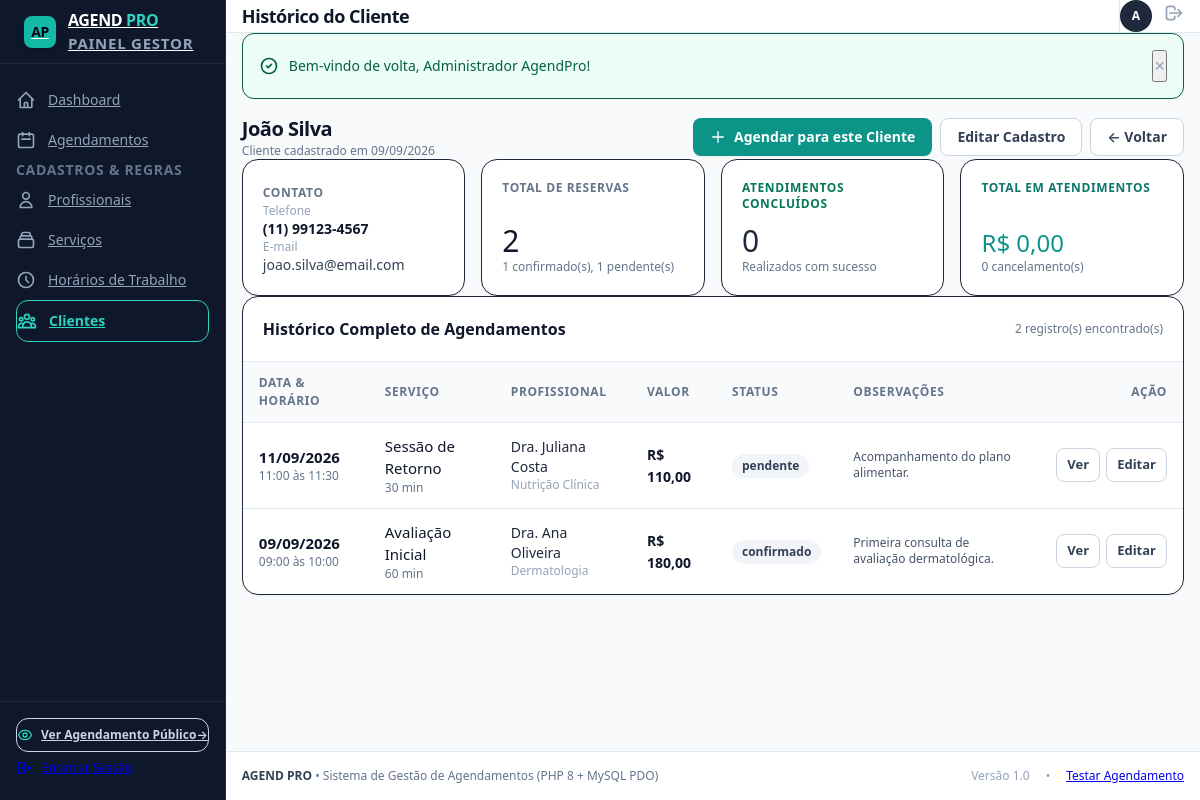
/admin/clientes/visualizar.php?id=1 (signed in), run on the app's committed database.
### tables this page shows
CREATE TABLE IF NOT EXISTS `clientes` (
  `id` INT AUTO_INCREMENT PRIMARY KEY,
  `nome` VARCHAR(100) NOT NULL,
  `email` VARCHAR(150) NULL DEFAULT NULL,
  `telefone` VARCHAR(20) NOT NULL,
  `created_at` TIMESTAMP DEFAULT CURRENT_TIMESTAMP,
  `updated_at` TIMESTAMP DEFAULT CURRENT_TIMESTAMP ON UPDATE CURRENT_TIMESTAMP,
  INDEX `idx_cliente_email` (`email`),
  INDEX `idx_cliente_telefone` (`telefone`)
);

CREATE TABLE IF NOT EXISTS `agendamentos` (
  `id` INT AUTO_INCREMENT PRIMARY KEY,
  `cliente_id` INT NOT NULL,
  `profissional_id` INT NOT NULL,
  `servico_id` INT NOT NULL,
  `data` DATE NOT NULL,
  `hora_inicio` TIME NOT NULL,
  `hora_fim` TIME NOT NULL,
  `status` ENUM('pendente', 'confirmado', 'concluido', 'cancelado') NOT NULL DEFAULT 'pendente',
  `observacao` TEXT NULL,
  `created_at` TIMESTAMP DEFAULT CURRENT_TIMESTAMP,
  `updated_at` TIMESTAMP DEFAULT CURRENT_TIMESTAMP ON UPDATE CURRENT_TIMESTAMP,
  CONSTRAINT `fk_ag_cliente` FOREIGN KEY (`cliente_id`)
    REFERENCES `clientes` (`id`) ON DELETE RESTRICT ON UPDATE CASCADE,
  CONSTRAINT `fk_ag_profissional` FOREIGN KEY (`profissional_id`)
    REFERENCES `profissionais` (`id`) ON DELETE RESTRICT ON UPDATE CASCADE,
  CONSTRAINT `fk_ag_servico` FOREIGN KEY (`servico_id`)
    REFERENCES `servicos` (`id`) ON DELETE RESTRICT ON UPDATE CASCADE,
  INDEX `idx_ag_prof_data_status` (`profissional_id`, `data`, `status`),
  INDEX `idx_ag_data` (`data`),
  INDEX `idx_ag_status` (`status`),
  INDEX `idx_ag_cliente` (`cliente_id`)
);

CREATE TABLE IF NOT EXISTS `servicos` (
  `id` INT AUTO_INCREMENT PRIMARY KEY,
  `nome` VARCHAR(100) NOT NULL,
  `descricao` TEXT NULL,
  `duracao_minutos` INT NOT NULL,
  `preco` DECIMAL(10,2) NOT NULL,
  `ativo` TINYINT(1) NOT NULL DEFAULT 1,
  `created_at` TIMESTAMP DEFAULT CURRENT_TIMESTAMP,
  `updated_at` TIMESTAMP DEFAULT CURRENT_TIMESTAMP ON UPDATE CURRENT_TIMESTAMP,
  INDEX `idx_servico_ativo` (`ativo`)
);

CREATE TABLE IF NOT EXISTS `profissionais` (
  `id` INT AUTO_INCREMENT PRIMARY KEY,
  `nome` VARCHAR(100) NOT NULL,
  `email` VARCHAR(150) NOT NULL,
  `telefone` VARCHAR(20) NOT NULL,
  `especialidade` VARCHAR(100) NOT NULL,
  `ativo` TINYINT(1) NOT NULL DEFAULT 1,
  `created_at` TIMESTAMP DEFAULT CURRENT_TIMESTAMP,
  `updated_at` TIMESTAMP DEFAULT CURRENT_TIMESTAMP ON UPDATE CURRENT_TIMESTAMP,
  INDEX `idx_prof_ativo` (`ativo`),
  INDEX `idx_prof_nome` (`nome`)
);

### admin/clientes/visualizar.php (the view, shortened to what this page needs)
<?php
require_once __DIR__ . '/../../includes/functions.php';
$pdo = getDBConnection();
$id = (int)($_GET['id'] ?? 0);
$stmt = $pdo->prepare("SELECT * FROM `clientes` WHERE id = :id LIMIT 1");
$stmt->execute([':id' => $id]);
$cliente = $stmt->fetch();
$sqlAg = "SELECT
            a.id,
            a.data,
            a.hora_inicio,
            a.hora_fim,
            a.status,
            a.observacao,
            a.created_at,
            p.nome AS profissional_nome,
            p.especialidade AS profissional_especialidade,
            s.nome AS servico_nome,
            s.duracao_minutos,
            s.preco
          FROM `agendamentos` a
          INNER JOIN `profissionais` p ON a.profissional_id = p.id
          INNER JOIN `servicos` s ON a.servico_id = s.id
          WHERE a.cliente_id = :cliente_id
          ORDER BY a.data DESC, a.hora_inicio DESC";
$stmtAg = $pdo->prepare($sqlAg);
$stmtAg->execute([':cliente_id' => $id]);
$historico = $stmtAg->fetchAll();
$totalAg = count($historico);
$concluidos = 0;
$pendentes = 0;
$cancelados = 0;
$confirmados = 0;
$totalInvestido = 0.0;
foreach ($historico as $h) {
    if ($h['status'] === 'concluido') {
        $concluidos++;
        $totalInvestido += (float)$h['preco'];
    } elseif ($h['status'] === 'pendente') {
        $pendentes++;
    } elseif ($h['status'] === 'confirmado') {
        $confirmados++;
    } elseif ($h['status'] === 'cancelado') {
        $cancelados++;
    }
}
include __DIR__ . '/../../includes/header.php';
?>
<div class="space-y-6">
    <div class="flex flex-col sm:flex-row sm:items-center justify-between gap-4">
        <div>
            <h2 class="text-xl font-bold text-slate-900 tracking-tight"><?= sanitize($cliente['nome']) ?></h2>
            <p class="text-xs text-slate-500 mt-0.5">Cliente cadastrado em <?= formatDate($cliente['created_at']) ?></p>
        </div>
        <div class="flex items-center gap-2">
            <a href="/admin/agendamentos/criar.php?cliente_id=<?= $id ?>" class="btn btn-primary text-sm shadow-sm">
                <svg class="w-4 h-4" fill="none" stroke="currentColor" viewBox="0 0 24 24">
                    <path stroke-linecap="round" stroke-linejoin="round" stroke-width="2" d="M12 4v16m8-8H4"></path>
                </svg>
                <span>Agendar para este Cliente</span>
            </a>
            <a href="/admin/clientes/editar.php?id=<?= $id ?>" class="btn btn-secondary text-sm">
                Editar Cadastro
            </a>
            <a href="/admin/clientes/index.php" class="btn btn-secondary text-sm">
                &larr; Voltar
            </a>
        </div>
    </div>
    <div class="grid grid-cols-1 md:grid-cols-4 gap-4">
        <div class="bg-white p-5 rounded-2xl border border-slate-200/80 shadow-sm space-y-3">
            <span class="text-xs font-semibold uppercase tracking-wider text-slate-500">Contato</span>
            <div class="space-y-1 text-sm">
                <div>
                    <span class="text-xs text-slate-400 block">Telefone</span>
                    <span class="font-bold text-slate-900"><?= sanitize($cliente['telefone']) ?></span>
                </div>
                <div>
                    <span class="text-xs text-slate-400 block">E-mail</span>
                    <span class="font-medium text-slate-700"><?= sanitize($cliente['email'] ?: 'Não informado') ?></span>
                </div>
            </div>
        </div>
        <div class="bg-white p-5 rounded-2xl border border-slate-200/80 shadow-sm flex flex-col justify-between">
            <span class="text-xs font-semibold uppercase tracking-wider text-slate-500">Total de Reservas</span>
            <div>
                <div class="text-3xl font-extrabold text-slate-900"><?= $totalAg ?></div>
                <div class="text-xs text-slate-500 mt-0.5"><?= $confirmados ?> confirmado(s), <?= $pendentes ?> pendente(s)</div>
            </div>
        </div>
        <div class="bg-white p-5 rounded-2xl border border-slate-200/80 shadow-sm flex flex-col justify-between">
            <span class="text-xs font-semibold uppercase tracking-wider text-emerald-700">Atendimentos Concluídos</span>
            <div>
                <div class="text-3xl font-extrabold text-emerald-600"><?= $concluidos ?></div>
                <div class="text-xs text-slate-500 mt-0.5">Realizados com sucesso</div>
            </div>
        </div>
        <div class="bg-white p-5 rounded-2xl border border-slate-200/80 shadow-sm flex flex-col justify-between">
            <span class="text-xs font-semibold uppercase tracking-wider text-teal-700">Total em Atendimentos</span>
            <div>
                <div class="text-2xl font-extrabold text-teal-600"><?= formatMoney($totalInvestido) ?></div>
                <div class="text-xs text-slate-500 mt-0.5"><?= $cancelados ?> cancelamento(s)</div>
            </div>
        </div>
    </div>
    <div class="bg-white rounded-2xl border border-slate-200/80 shadow-sm overflow-hidden">
        <div class="p-5 border-b border-slate-200 flex items-center justify-between">
            <h3 class="font-bold text-slate-900 text-base">Histórico Completo de Agendamentos</h3>
            <span class="text-xs text-slate-500"><?= $totalAg ?> registro(s) encontrado(s)</span>
        </div>
        <div class="table-responsive">
            <table>
                <thead>
                    <tr>
                        <th>Data & Horário</th>
                        <th>Serviço</th>
                        <th>Profissional</th>
                        <th>Valor</th>
                        <th>Status</th>
                        <th>Observações</th>
                        <th class="text-right">Ação</th>
                    </tr>
                </thead>
                <tbody>
                    <?php if (empty($historico)): ?>
                        <tr>
                            <td colspan="7" class="text-center py-10 text-slate-400">
                                Nenhum agendamento registrado para este cliente até o momento.
                            </td>
                        </tr>
                    <?php else: ?>
                        <?php foreach ($historico as $item): ?>
                            <tr>
                                <td>
                                    <div class="font-semibold text-slate-900">
                                        <?= formatDate($item['data']) ?>
                                    </div>
                                    <div class="text-xs text-slate-500">
                                        <?= formatTime($item['hora_inicio']) ?> às <?= formatTime($item['hora_fim']) ?>
                                    </div>
                                </td>
                                <td>
                                    <div class="font-medium text-slate-900"><?= sanitize($item['servico_nome']) ?></div>
                                    <div class="text-xs text-slate-500"><?= $item['duracao_minutos'] ?> min</div>
                                </td>
                                <td>
                                    <div class="text-sm font-medium text-slate-800"><?= sanitize($item['profissional_nome']) ?></div>
                                    <div class="text-xs text-slate-400"><?= sanitize($item['profissional_especialidade']) ?></div>
                                </td>
                                <td>
                                    <span class="font-semibold text-slate-900 text-sm">
                                        <?= formatMoney((float)$item['preco']) ?>
                                    </span>
                                </td>
                                <td>
                                    <?= getStatusBadge($item['status']) ?>
                                </td>
                                <td class="max-w-xs">
                                    <span class="text-xs text-slate-600 block truncate" title="<?= sanitize($item['observacao'] ?? '') ?>">
                                        <?= sanitize($item['observacao'] ?: '-') ?>
                                    </span>
                                </td>
                                <td class="text-right">
                                    <div class="flex items-center justify-end gap-1.5">
                                        <a href="/admin/agendamentos/visualizar.php?id=<?= $item['id'] ?>" class="btn btn-secondary btn-sm">
                                            Ver
                                        </a>
                                        <a href="/admin/agendamentos/editar.php?id=<?= $item['id'] ?>" class="btn btn-secondary btn-sm">
                                            Editar
                                        </a>
                                    </div>
                                </td>
                            </tr>
                        <?php endforeach; ?>
                    <?php endif; ?>
                </tbody>
            </table>
        </div>
    </div>
</div>
<?php include __DIR__ . '/../../includes/footer.php'; ?>

### includes/functions.php (shortened to what this page needs)
<?php
function sanitize(?string $value): string
{
    return htmlspecialchars(trim($value), ENT_QUOTES, 'UTF-8');
}
function formatDate(?string $date): string
{
    $timestamp = strtotime($date);
    return $timestamp ? date('d/m/Y', $timestamp) : $date;
}
function formatTime(?string $time): string
{
    return substr($time, 0, 5);
}
function formatMoney(float $amount): string
{
    return 'R$ ' . number_format($amount, 2, ',', '.');
}
function getStatusBadge(string $status): string
{
    $badges = [
        'pendente'   => '<span class="inline-flex items-center px-2.5 py-1 rounded-full text-xs font-semibold bg-amber-100 text-amber-800 border border-amber-300">Pendente</span>',
        'confirmado' => '<span class="inline-flex items-center px-2.5 py-1 rounded-full text-xs font-semibold bg-blue-100 text-blue-800 border border-blue-300">Confirmado</span>',
        'concluido'  => '<span class="inline-flex items-center px-2.5 py-1 rounded-full text-xs font-semibold bg-emerald-100 text-emerald-800 border border-emerald-300">Concluído</span>',
        'cancelado'  => '<span class="inline-flex items-center px-2.5 py-1 rounded-full text-xs font-semibold bg-rose-100 text-rose-800 border border-rose-300">Cancelado</span>',
    ];
    return $badges[$status] ?? '<span class="inline-flex items-center px-2.5 py-1 rounded-full text-xs font-semibold bg-slate-100 text-slate-700">' . sanitize($status) . '</span>';
}

### assets/css/style.css (style rules this page uses)
:root { --font-sans: system-ui, -apple-system, BlinkMacSystemFont, 'Segoe UI', Roboto, Helvetica, Arial, sans-serif; --color-primary: #0d9488; --color-primary-hover: #0f766e; --color-primary-light: #ccfbf1; --color-bg-dark: #0f172a; --color-card-dark: #1e293b; --color-border-dark: #334155; }
*, *::before, *::after { box-sizing: border-box; margin: 0; padding: 0; }
body { font-family: var(--font-sans); font-size: 15px; line-height: 1.5; color: #1e293b; background-color: #f8fafc; min-height: 100vh; -webkit-font-smoothing: antialiased; }
.flex { display: flex; }
.inline-flex { display: inline-flex; }
.grid { display: grid; }
.block { display: block; }
.flex-col { flex-direction: column; }
.items-center { align-items: center; }
.justify-between { justify-content: space-between; }
.justify-end { justify-content: flex-end; }
.gap-1\.5 { gap: 0.375rem; }
.gap-2 { gap: 0.5rem; }
.gap-4 { gap: 1rem; }
.grid-cols-1 { grid-template-columns: repeat(1, minmax(0, 1fr)); }
@media (min-width: 640px) { .sm\:flex-row { flex-direction: row; } }
@media (min-width: 768px) { .md\:grid-cols-4 { grid-template-columns: repeat(4, minmax(0, 1fr)); } }
.w-4 { width: 1rem; }
.h-4 { height: 1rem; }
.max-w-xs { max-width: 20rem; }
.min-h-screen { min-height: 100vh; }
.p-5 { padding: 1.25rem; }
.px-2\.5 { padding-left: 0.625rem; padding-right: 0.625rem; }
.py-1 { padding-top: 0.25rem; padding-bottom: 0.25rem; }
.border { border-width: 1px; border-style: solid; }
.border-b { border-bottom-width: 1px; border-bottom-style: solid; }
.rounded-2xl { border-radius: 1rem; }
.rounded-full { border-radius: 9999px; }
.bg-white { background-color: #ffffff; }
.bg-slate-50 { background-color: #f8fafc; }
.bg-slate-100 { background-color: #f1f5f9; }
.text-slate-400 { color: #94a3b8; }
.text-slate-500 { color: #64748b; }
.text-slate-600 { color: #475569; }
.text-slate-700 { color: #334155; }
.text-slate-800 { color: #1e293b; }
.text-slate-900 { color: #0f172a; }
.text-teal-600 { color: #0d9488; }
.text-teal-700 { color: #0f766e; }
.text-emerald-700 { color: #047857; }
.border-slate-200 { border-color: #e2e8f0; }
.text-xs { font-size: 0.75rem; line-height: 1rem; }
.text-sm { font-size: 0.875rem; line-height: 1.25rem; }
.text-base { font-size: 1rem; line-height: 1.5rem; }
.text-xl { font-size: 1.25rem; line-height: 1.75rem; }
.text-2xl { font-size: 1.5rem; line-height: 2rem; }
.text-3xl { font-size: 1.875rem; line-height: 2.25rem; }
.font-medium { font-weight: 500; }
.font-semibold { font-weight: 600; }
.font-bold { font-weight: 700; }
.text-right { text-align: right; }
.uppercase { text-transform: uppercase; }
.tracking-wider { letter-spacing: 0.05em; }
.tracking-tight { letter-spacing: -0.025em; }
.shadow-sm { box-shadow: 0 1px 2px 0 rgba(0, 0, 0, 0.05); }
.table-responsive { width: 100%; overflow-x: auto; -webkit-overflow-scrolling: touch; }
table { width: 100%; border-collapse: collapse; text-align: left; }
th, td { padding: 0.75rem 1rem; border-bottom: 1px solid #e2e8f0; }
th { font-size: 0.75rem; font-weight: 600; text-transform: uppercase; letter-spacing: 0.05em; color: #64748b; background-color: #f8fafc; }
tr:last-child td { border-bottom: none; }
.btn { display: inline-flex; align-items: center; justify-content: center; gap: 0.5rem; padding: 0.5rem 1rem; font-size: 0.875rem; font-weight: 600; border-radius: 0.5rem; border: 1px solid transparent; cursor: pointer; text-decoration: none; transition: all 0.15s ease; white-space: nowrap; }
.btn-primary { background-color: #0d9488; color: #ffffff; }
.btn-secondary { background-color: #ffffff; color: #334155; border-color: #cbd5e1; }
.btn-sm { padding: 0.375rem 0.625rem; font-size: 0.8125rem; }
.overflow-hidden { overflow: hidden; }

### data on the page
clientes: nome "João Silva", created_at "09/09/2026", telefone "(11) 99123-4567", email "joao.silva@email.com"
agendamentos: data "11/09/2026", hora_inicio "11:00", hora_fim "11:30", servico.nome "Sessão de Retorno", servico.duracao_minutos "30", profissional.nome "Dra. Juliana Costa", profissional.especialidade "Nutrição Clínica", servico.preco "R$ 110,00", status "pendente", observacao "Acompanhamento do plano alimentar."
agendamentos: data "09/09/2026", hora_inicio "09:00", hora_fim "10:00", servico.nome "Avaliação Inicial", servico.duracao_minutos "60", profissional.nome "Dra. Ana Oliveira", profissional.especialidade "Dermatologia", servico.preco "R$ 180,00", status "confirmado", observacao "Primeira consulta de avaliação dermatológica."

### other printed values
$pageTitle "Histórico do Cliente"
substr($authUser['nome'] ?? 'A', 0, 1) "A"
$flash['message'] "Bem-vindo de volta, Administrador AgendPro!"
$totalAg "2"
$confirmados "1"
$pendentes "1"
$concluidos "0"
formatMoney($totalInvestido) "R$ 0,00"
$cancelados "0"
